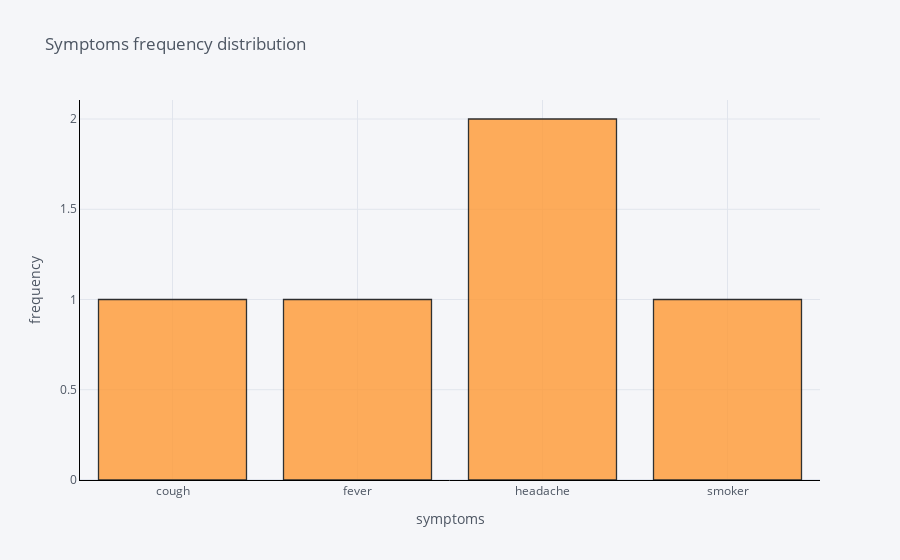

The code cell stored with this chart in its notebook:
### Markdown cell above
# Step 4: Text classification and visualization

### Code cell
def Text_Classification_and_Visualization():
    with open(vAR_Text_Path,'r') as file:
        read_file = file.read()
# Text analytics (summarized content)
    tokenized_text=sent_tokenize(read_file)
    tokenized_word=word_tokenize(read_file)

    fdist = FreqDist(tokenized_word)
# removing all the stop words
    vAR_stop_words=set(stopwords.words("english"))
    filtered_sent=[]
    for vAR_iter in tokenized_word:
        if vAR_iter not in vAR_stop_words:
            filtered_sent.append(vAR_iter)
    with open(vAR_Symptom_Path, "r") as vAR:
        lines = vAR.readlines()
    Outputlist = []
# matched symptoms from filtered tokenized words from text file
    for vAR_val in filtered_sent:
        with open(vAR_Symptom_Path,"r") as vAR:
            lines = vAR.readlines()
        for line in lines:
            vAR_out = line.strip()
            if vAR_val == vAR_out:
                Outputlist.append(vAR_val)
# Plotting a Line Chart                
    plt.plot(Outputlist)
    plt.ylabel('Symptoms')
    plt.xlabel('numbers')
    plt.show()
    symptoms = list(set(Outputlist))
    print(symptoms)
    vAR_df = DataFrame (Outputlist,columns=['Symptoms'])
    vAR_table=vAR_df['Symptoms'].value_counts()
    
# visualization using Pie chart
    vAR_table.plot.pie(y=vAR_df.index,shadow=False, explode=None, startangle=90, autopct='%1.1f%%')
    plt.axis('equal')
    plt.tight_layout()
    plt.show()
    cf.go_offline()
    cf.set_config_file(offline=False, world_readable=True)
# visualization using cufflinks and plotly libraries
    vAR_df.iplot(kind='hist',bins=50,xTitle='symptoms',linecolor='black',yTitle='frequency',title='Symptoms frequency distribution')
    
if __name__ == "__main__":
    main()

### Figure 1 — Plotly figure (JSON) as saved in the notebook; plotly's stock layout.template omitted (floating-point values rounded to 4 significant figures)
{"data": [{"histfunc": "count", "histnorm": "", "marker": {"color": "rgba(255, 153, 51, 1.0)", "line": {"color": "#000000", "width": 1.3}}, "name": "Symptoms", "nbinsx": 50, "opacity": 0.8, "orientation": "v", "type": "histogram", "x": ["cough", "fever", "headache", "headache", "smoker"]}], "layout": {"barmode": "overlay", "legend": {"bgcolor": "#F5F6F9", "font": {"color": "#4D5663"}}, "paper_bgcolor": "#F5F6F9", "plot_bgcolor": "#F5F6F9", "title": {"font": {"color": "#4D5663"}, "text": "Symptoms frequency distribution"}, "xaxis": {"gridcolor": "#E1E5ED", "linecolor": "black", "showgrid": true, "tickfont": {"color": "#4D5663"}, "title": {"font": {"color": "#4D5663"}, "text": "symptoms"}, "zerolinecolor": "#E1E5ED"}, "yaxis": {"gridcolor": "#E1E5ED", "linecolor": "black", "showgrid": true, "tickfont": {"color": "#4D5663"}, "title": {"font": {"color": "#4D5663"}, "text": "frequency"}, "zerolinecolor": "#E1E5ED"}}}
